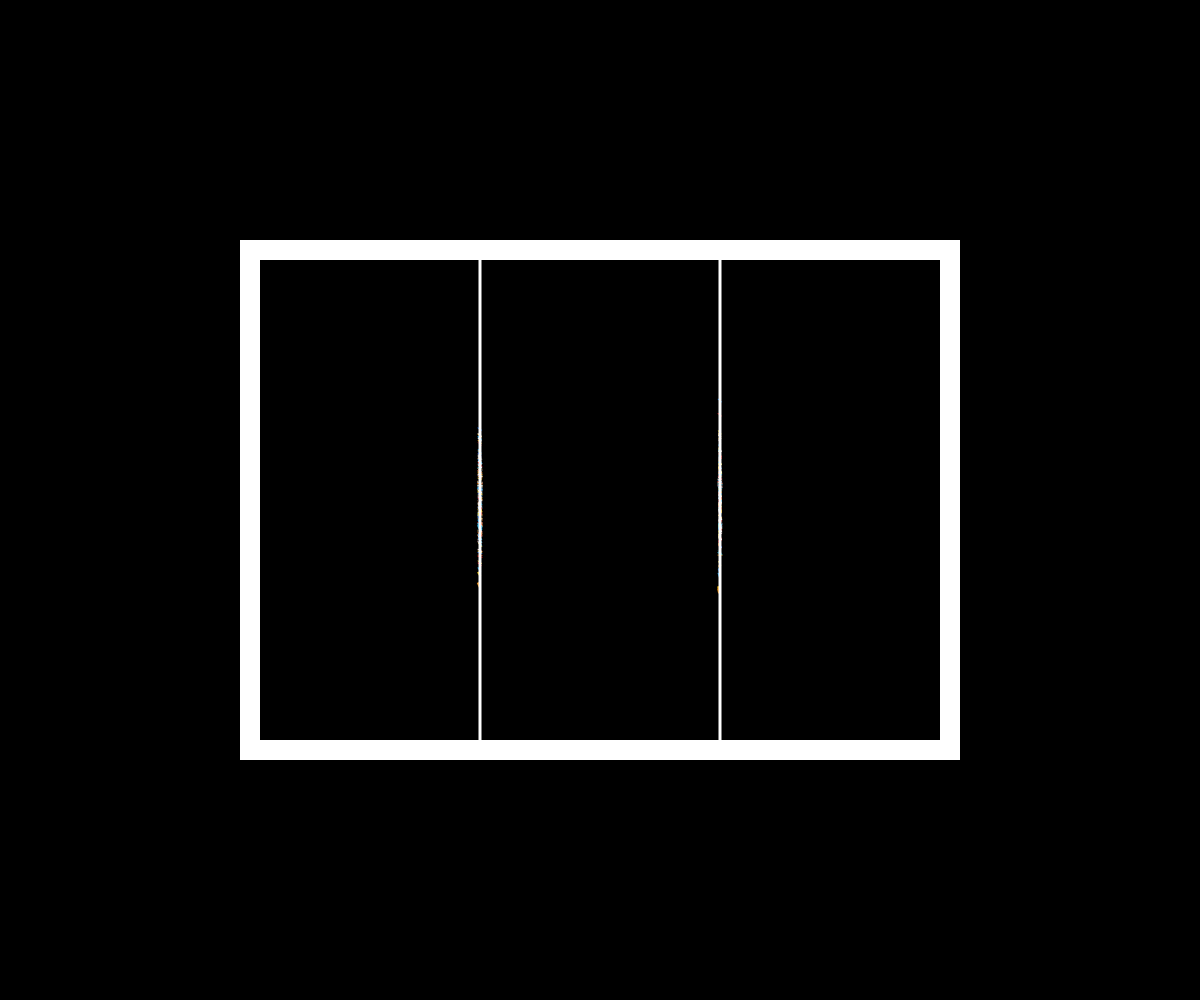
Frame 1 (no input)
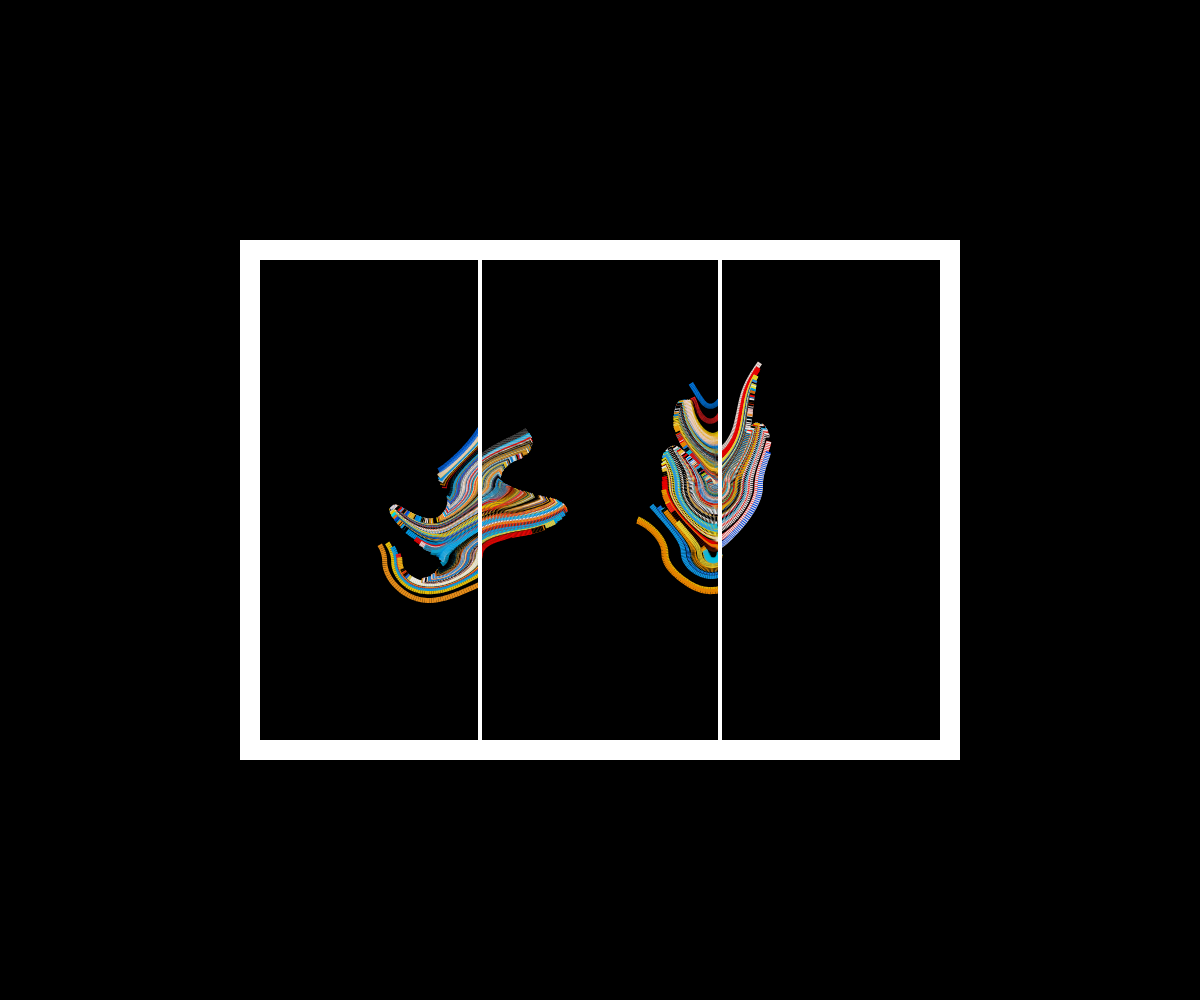
Frame 60 (no input)
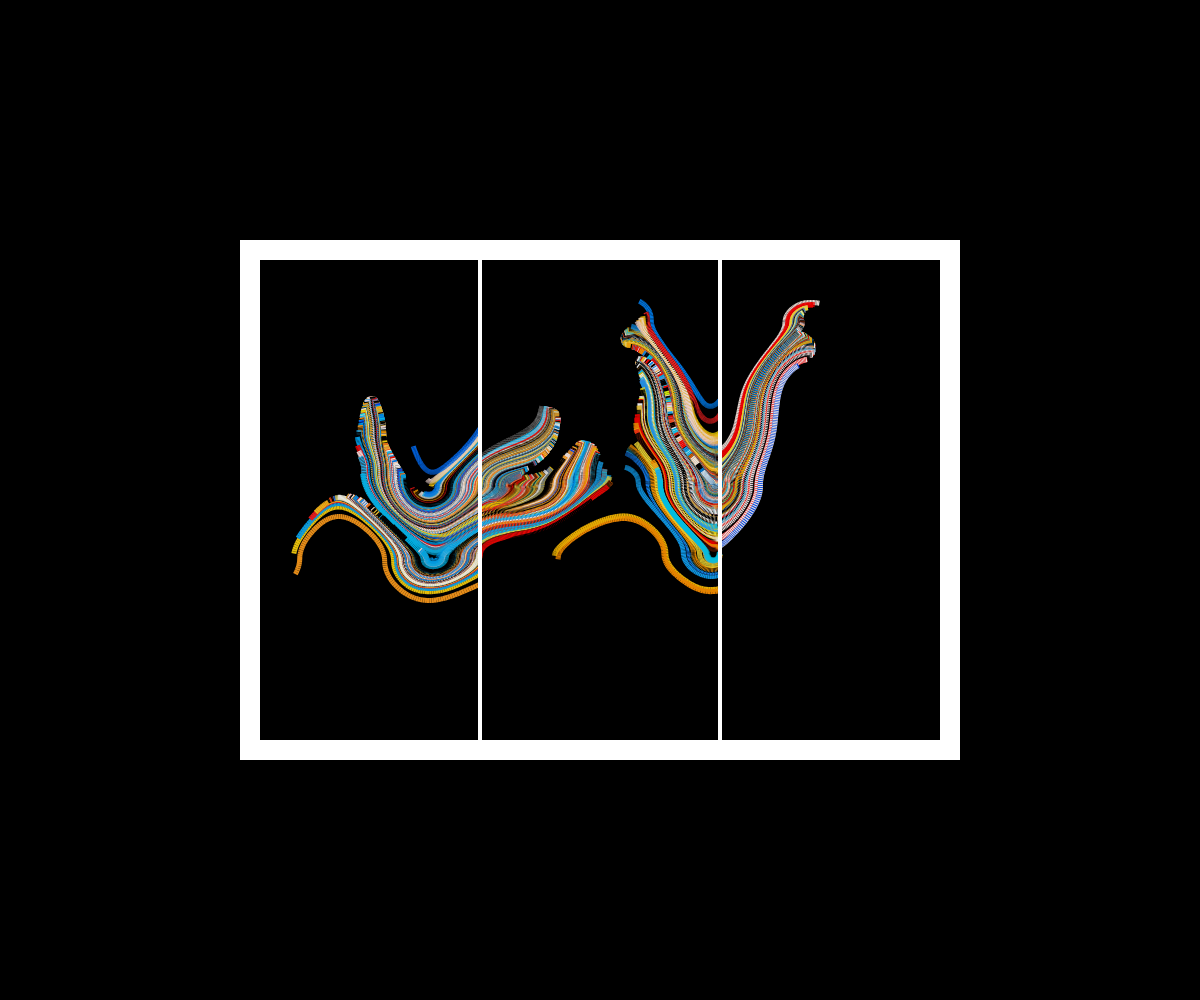
Frame 120 (the mouse pressed at the canvas centre since frame 60)

The p5.js sketch that drew these frames (run headless with seeded random() and noise() and a simulated clock; from frame 60 on, the mouse is pressed at the canvas centre):

// p5.js sketch
// ── sketch.js


var colors   =  ["#ff0000","#feb30f","#0aa4f7","#000000","#ffffff"];

 

var weights  = [1,2,2,2,2];             


var nAgents = 500;

let border = 100;

let agent = [];

function setup() {

	createCanvas(windowWidth,windowHeight);
  colorMode(HSB, 360, 100, 100);
	rectMode(CENTER);
  strokeCap(SQUARE);

  background(0,0,0);
  
  for(let i=0;i < nAgents;i++)
  {
    agent.push(new Agent(width*0.40,height*0.50+ randomGaussian()*20));
		agent.push(new Agent(width*0.60,height*0.50+ randomGaussian()*20));

	9
  }
  
}

function draw() {
	

  if (frameCount > 5000)
  {
    noLoop();
  }
  
  for(let i=0;i < agent.length;i++)
  {
    agent[i].update();
  }
  
  
	stroke(0,0,100);
	
  noFill();
  strokeWeight(20);
  rect(width/2,height/2,700,500);
	
	strokeWeight(2);
	rect(width*0.60,height/2,1,500);
	
	strokeWeight(2);
	rect(width*0.40,height/2,1,500);

}



function myRandom(colors,weights)
{
    let sum = 0;
 
    for(let i=0;i < colors.length; i++)
    {
      sum += weights[i];
    }
 
    let rr = random(0,sum);
 
    for(let j=0;j < weights.length;j++)
    {
 
      if (weights[j] >= rr)
      {
        return colors[j];
      }
        rr -= weights[j];
    }

 }





class Agent {
  constructor(x0,y0)
  {
    if (random(0,1) > 0.5)
    {

      this.p     = createVector(x0,y0);
      this.direction = 1;
      this.color = generateColor(10);
			this.scale = 5;
			this.strokeWidth =5 + 5*sin(frameCount);
		}else
    {
      this.p     = createVector(x0,height*0.5 + randomGaussian()*30)
      this.direction = -1;
			this.color = generateColor(10);
			this.scale = 5;
			this.strokeWidth =5 + 5*sin(frameCount);
    }
      
    this.pOld  = createVector(this.p.x,this.p.y);
    
    this.step  = 1;
  }
  
  update() {
		
    this.p.x += this.direction*vector_field(this.p.x,this.p.y,this.scale).x*this.step;
    this.p.y += this.direction*vector_field(this.p.x,this.p.y,this.scale).y*this.step;

		if ((this.p.x >= width/2 + 350) || (this.p.x <= width/2 - 350) || 
				(this.p.y <= height/2 - 250) || (this.p.y >= height/2 + 250))
		{
			this.step=0;
		}
		
		if (this.p.y < border || this.p.y > (height - border))
		{
			this.direction *= -random(0.9,1.1)
		}
		
		
    strokeWeight(this.strokeWidth);
    stroke(this.color);
    line(this.pOld.x,this.pOld.y,this.p.x,this.p.y);
    
    this.pOld.set(this.p);
    
  }
    
}


function vector_field(x,y,myScale) {
  
  x = map(x,0,width,-myScale,myScale);
  y = map(y,0,height,-myScale,myScale);
  
  let k1 = 5;
  let k2 = 3;
  
  let u = sin(k1*y) + cos(k2*y) + map(noise(x,y),0,1,-1,1);
  let v = sin(k2*x) - cos(k1*x) + map(noise(x,y),0,1,-1,1);
 
  
  if (u <= 0) 
  {
      u = -u;
   }  
  
  return createVector(u,v);
}

function generateColor(scale) {
	let temp = myRandom(colors, weights);

	myColor = color(hue(temp) + randomGaussian() * scale,
		              saturation(temp) + randomGaussian() * scale,
		              brightness(temp) - scale, 
									random(1,100));

	return myColor;
}





function myRandom(colors,weights)
{ 
    let sum = 0;
 
    for(let i=0;i < colors.length; i++)
    {
      sum += weights[i];
    }
 
    let rr = random(0,sum);
 
    for(let j=0;j < weights.length;j++)
    {
 
      if (weights[j] >= rr)
      {
        return colors[j];
      }
        rr -= weights[j];
    }
 }
